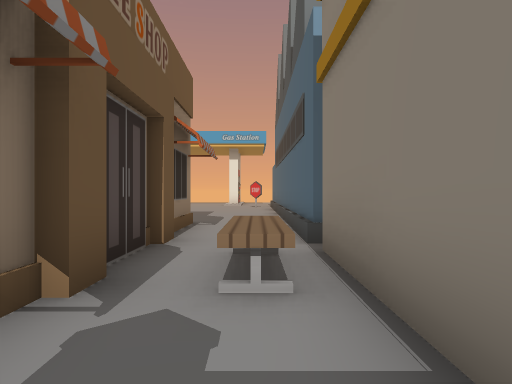
view 1 (above)

24 first-person views from a walk through a scene from a Unity 3-D project. The camera is 1.5 m above the floor, looks level and sees 70° across. The floor is counted in squares, 2 m on a side. Each view is taken from the middle of a square. On the plan, view 1 faces up. The plan holds only what a view shows up to about 11 squares ahead; the rest is blank. The place goes on beyond the plan. The player is left out.

view 2
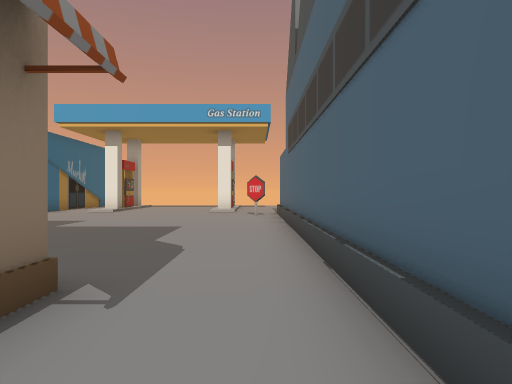

view 3
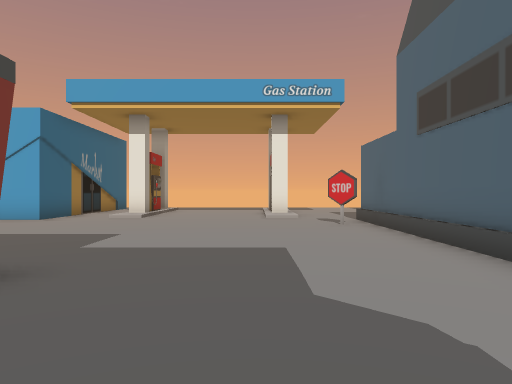

view 4
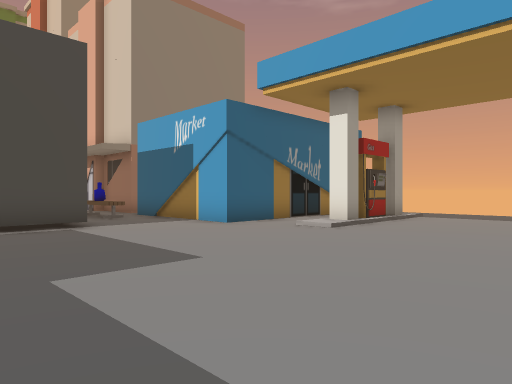

view 5
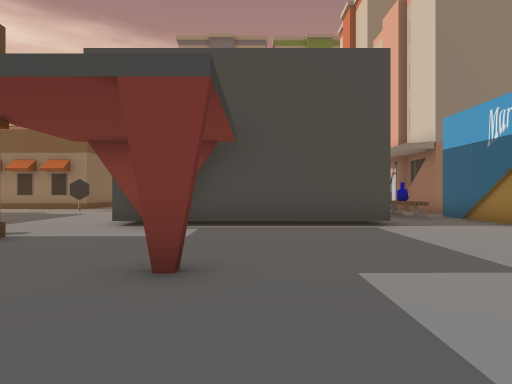

view 6
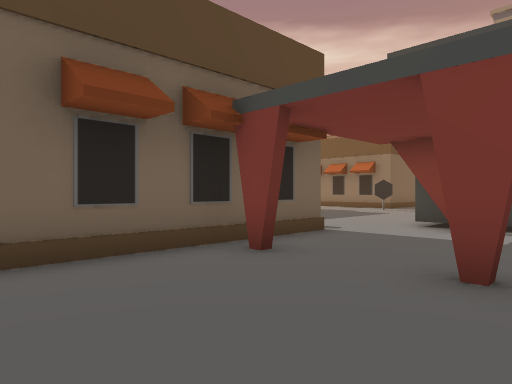

view 7
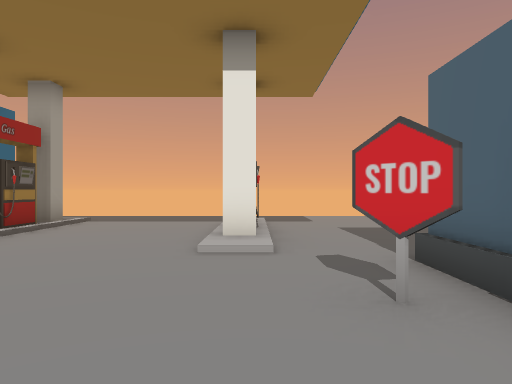

view 8
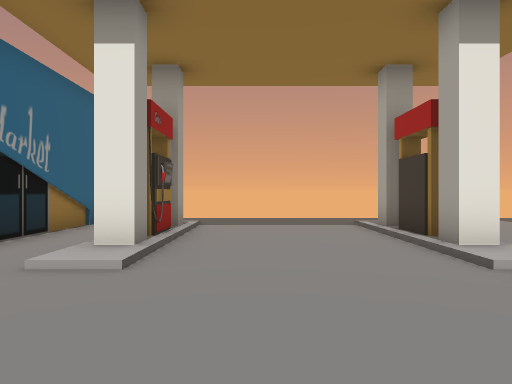

view 9
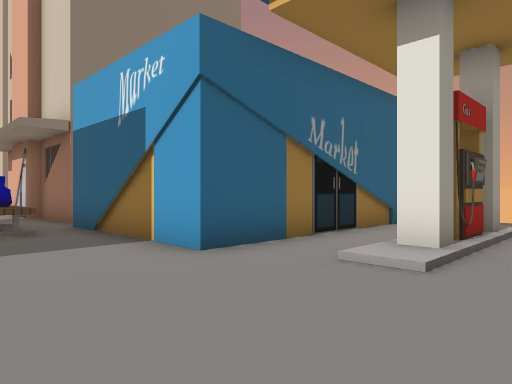

view 10
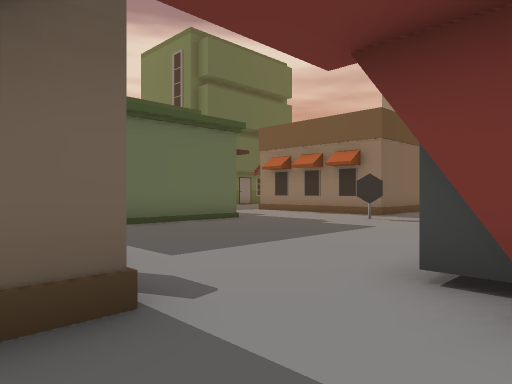

view 11
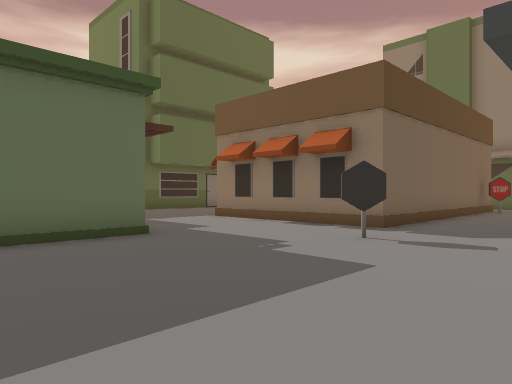

view 12
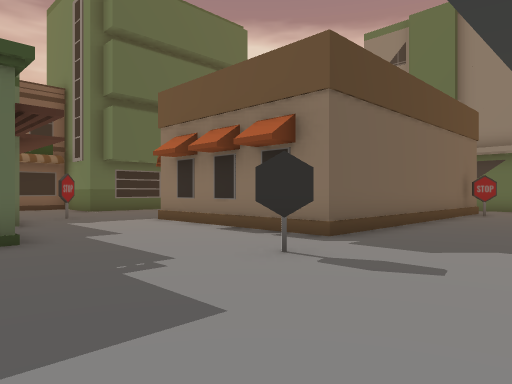

view 13
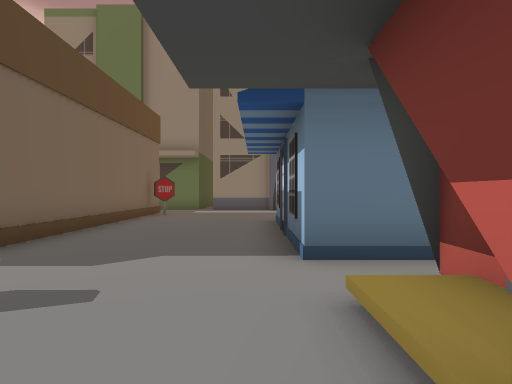

view 14
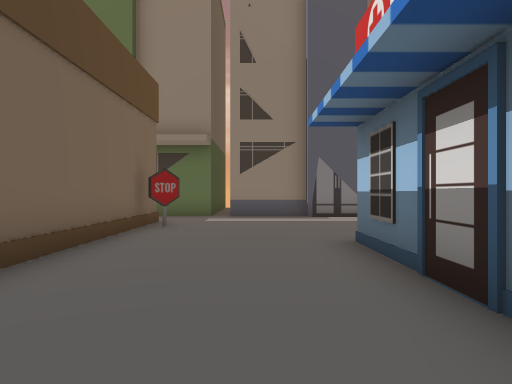

view 15
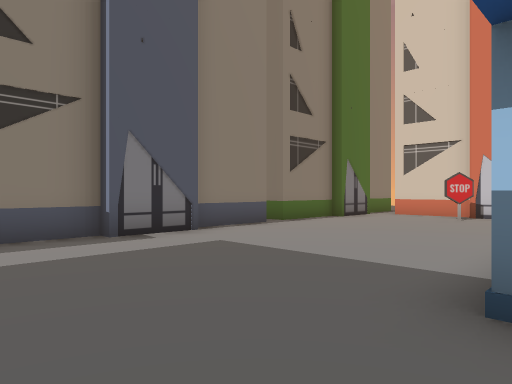

view 16
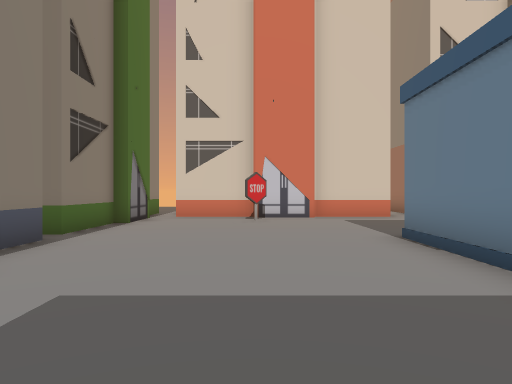

view 17
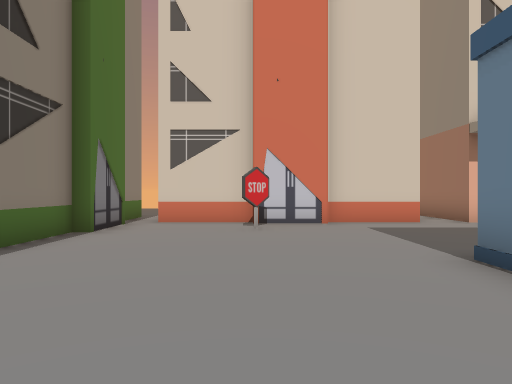

view 18
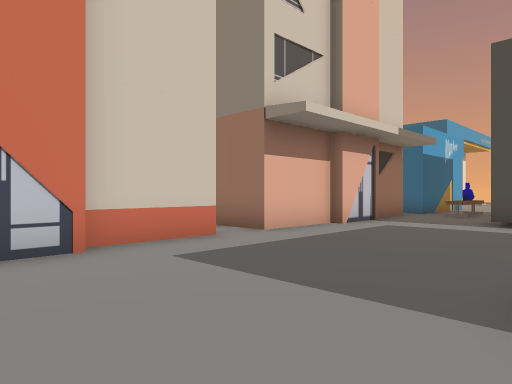

view 19
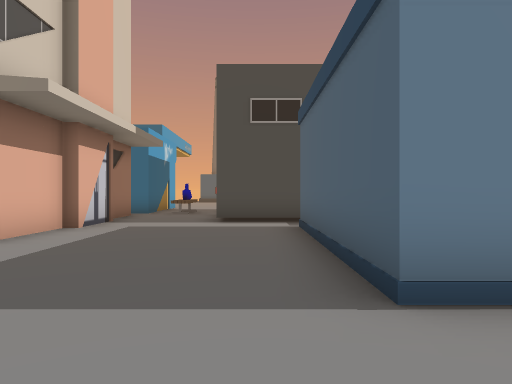

view 20
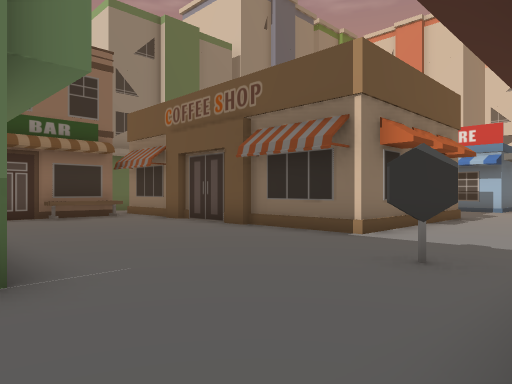

view 21
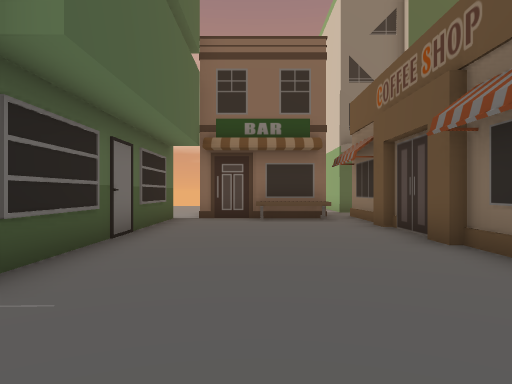

view 22
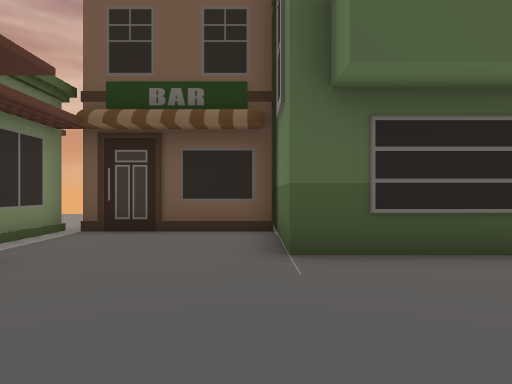

view 23
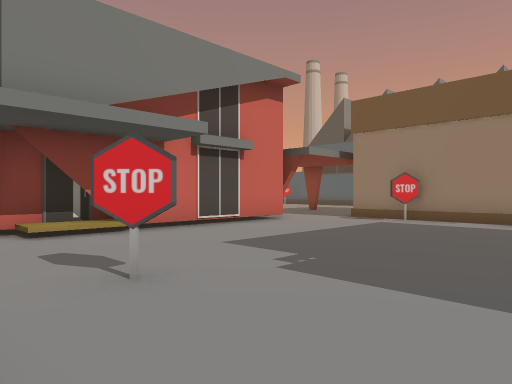

view 24
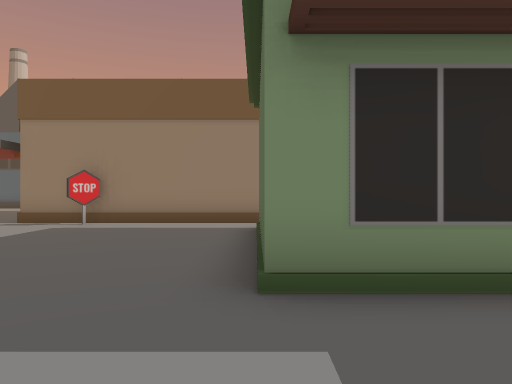

### Floor plan
Key: @ floor where view 1 was taken; # wall or solid block; . main floor; : floor 0.5 m higher than the main floor; / step, stairs or slope; B building; E bench; T bottle; O other object.
Columns run from 29 left of view 1 to 2 right of it. Each row starts with its distance up from view 1.
 26                         ........
 25                      #  ........
 24                      # /..../...
 23                      #.#....#...
 22                B     #.#....#...
 21 B.        B    B     #.#....#...
 20 B.       .B    B     #./..../..
 19  .BBBBBBB.BBBBBB.#####........B
 18  B..O...........EEE..........OB
 17  B...............T............B
 16 B............#      #.........B
 15 B............#      #.........B
 14 .......#######      #.........B
 13 B......#            #.........B
 12 B......#            #....#....B
 11  B.....#    ####    #.........B
 10  B.....######.:######....#....B
  9 B.............................B
  8 B.....................######..B
  7  .....................O    #..B
  6 B...O.........O.......#    #..B
  5 B  #########..........#    #...
  4            #..........#    #.EB
  3            #....BBBBB.#    #.EB
  2            #....B          #..B
  1            #....B           ..B
  0    #########....B            @
 -1    #E..........B
 -2    #E.........OB
 -3    #E..........B
 -4    #...........B
 -5    .............B
 -6     BBBBBBBB....B
 -7            B....B
 -8             ####B
 -9             #   .
-10             #

Positions as (right, up) in squares from view 1, and headings:
1: (0, 0), facing up
2: (0, 6), facing up
3: (-2, 9), facing up
4: (-1, 13), facing up-left
5: (-1, 13), facing left
6: (-1, 13), facing down-left
7: (-1, 15), facing up
8: (-4, 16), facing up
9: (-4, 16), facing up-left
10: (-6, 11), facing down-left
11: (-10, 9), facing down-left
12: (-12, 9), facing down-left
13: (-13, 9), facing left
14: (-17, 8), facing left
15: (-22, 7), facing up-left
16: (-25, 8), facing up
17: (-25, 10), facing up
18: (-25, 14), facing up-right
19: (-25, 15), facing right
20: (-14, -6), facing up-left
21: (-15, -3), facing left
22: (-17, -1), facing down
23: (-17, 3), facing up-right
24: (-16, 3), facing right
